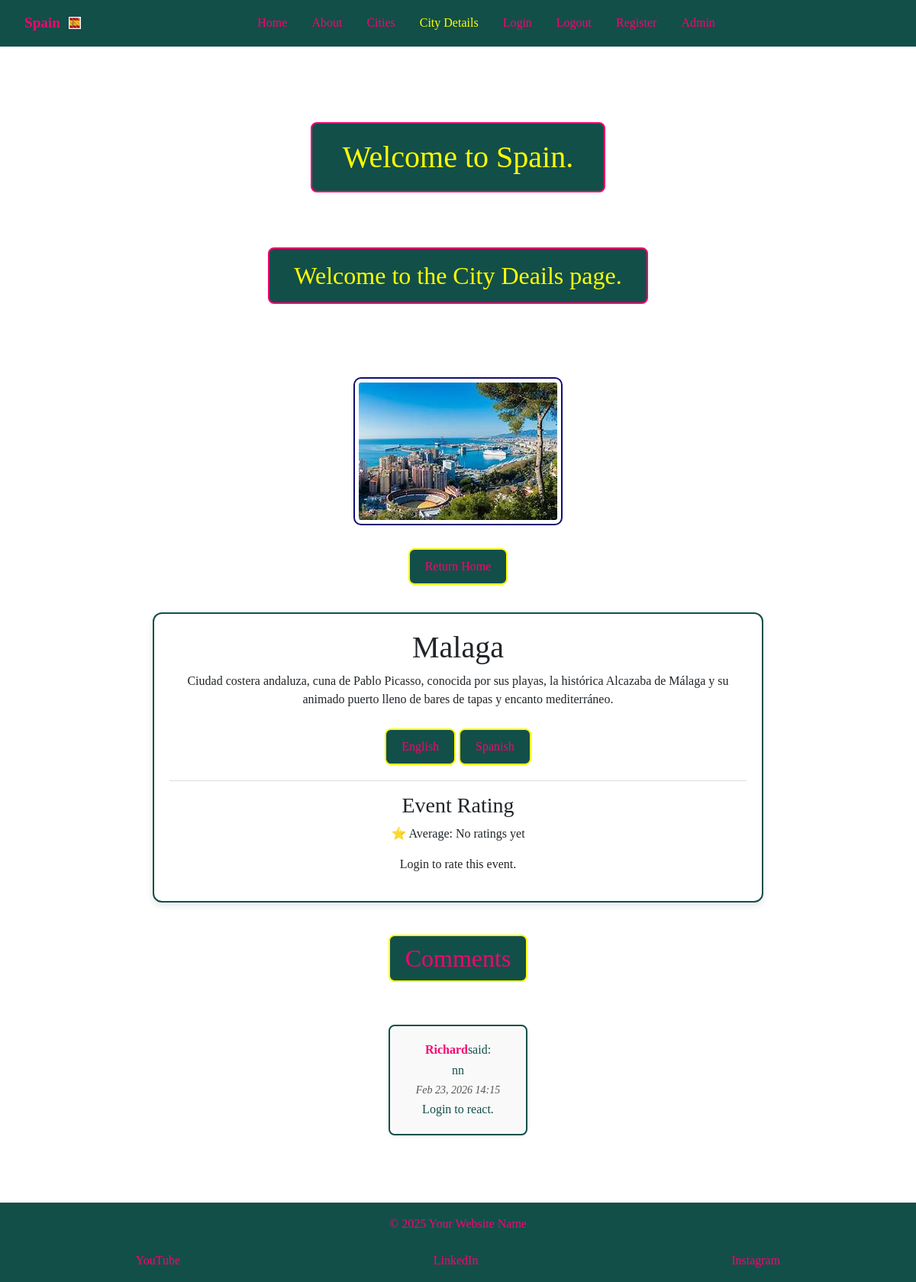
The page /city-details/3/?lang=es on the database its author committed.
### espana_es/models.py (models this page shows, shortened)
class CardText(models.Model):
    title = models.CharField(max_length=30)
    content = models.TextField()
    image_name = models.CharField(
        max_length=20,
        help_text="Enter file name (eg 'Alciante.jpg)",
        default='default.jpg',
        blank=True
    )
    saved_by = models.ManyToManyField(User,
                                      related_name='saved_cards', blank=True)

class CardTextTranslation(models.Model):
    LANGUAGE_CHOICES = [
        ('en', 'English'),
        ('es', 'Spanish'),
    ]
    card = models.ForeignKey(
        CardText,
        related_name='translations',
        on_delete=models.CASCADE
    )
    language = models.CharField(max_length=5, choices=LANGUAGE_CHOICES)
    content = models.TextField()

class Comment(models.Model):
    card = models.ForeignKey(
        CardText,
        on_delete=models.CASCADE,
        related_name='comments',
        default=1
    )
    user = models.ForeignKey(User, on_delete=models.CASCADE)
    text = models.TextField()
    created_at = models.DateTimeField(auto_now_add=True)
    updated_at = models.DateTimeField(auto_now=True)

### espana_es/views.py (the view)
# urls.py: path('city-details/<int:pk>/', views.city_details, name='city-details'),
def city_details(request, pk):
    card = get_object_or_404(CardText, id=pk)
    lang = request.GET.get('lang', 'en')
    translation = card.translations.filter(language=lang).first()
    content = (
        translation.content
        if translation
        else card.content or 'Content coming soon.'
    )
    form = CommentForm(request.POST)
    if form.is_valid():
        comment = form.save(commit=False)
        comment.user = request.user
        comment.card = card
        comment.save()
        return redirect('city-details', pk=card.pk)
    else:
        form = CommentForm()
    comments = card.comments.all().order_by('created_at')
    average_rating = card.ratings.aggregate(avg=Avg('rating'))['avg']
    rating_count = card.ratings.count()
    user_rating = None
    if request.user.is_authenticated:
        user_rating = EventRating.objects.filter(
            card=card, user=request.user
        ).first()
    return render(request,
                  'city-details.html',
                  {'active_tab': 'city-details',
                   'card': card,
                   'content': content,
                   'comments': comments,
                   'form': form,
                   'lang': lang,
                   'average_rating': average_rating,
                   'rating_count': rating_count,
                   'user_rating': user_rating
                   })

### espana_es/templates/city-details.html (shortened to what this page needs)
{% extends 'base.html' %}
{% load static %}
{% load comment_tags %}
{% block body_class %}morph-page{% endblock %}
{% block morph_images %}
<div class="image-morph">
</div>
{% endblock %}
{% block content %}
<h2 class="color-h2">Welcome to the City Deails page.</h2>
<main class="card-detail-wrapper">
    <div class="card-detail">
        <img src="{% static 'images/' %}{{ card.image_name }}" alt="{{ card.title }}">
        <p>
            <a class="color-return" href="{% url 'index' %}">Return Home</a>
        </p>
        <div class="card-content-box">
            <h1>{{ card.title }}</h1>
            <p>{{ content }}</p>
            <div class="lang-switch">
                <a href="{% url 'city-details' pk=card.pk %}?lang=en">English</a>
                <a href="{% url 'city-details' pk=card.pk %}?lang=es">Spanish</a>
            </div>
            <div class="rating-box">
                <h3>Event Rating</h3>
                <p>
                    ⭐ Average:
                    {% if average_rating %}
                        {{ average_rating|floatformat:1 }}
                    {% else %}
                        No ratings yet
                    {% endif %}
                </p>
                {% if user.is_authenticated %}
                <form method='POST' class="star-form" data-url="{% url 'rate_card' pk=card.id %}">
                    {% csrf_token %}
                    <div class="star-rating">
                        {% for star in "12345"|make_list %}
                        <button type="button" name="rating" value="{{ star }}"
                        class="star-btn {% if user_rating and user_rating.rating == star|add:'0' %}slected{% endif %}">
                         ★
                    </button>
                    {% endfor %}
                    </div>
                    <small class="rating-msg">
                        {% if user_rating %}
                            Your rating: {{ user_rating.rating }}  ★ (click star to change)
                        {% else %}
                            Click star to rate card
                        {% endif %}
                    </small>
                </form>
                {% else %}
                <p>Login to rate this event.</p>
                {% endif %}
            </div>
        </div>
    </div>
    <div class="comments-section">
        <h2>Comments</h2>
        {% for comment in comments %}
        <div class="comment" data-id="{{ comment.id }}">
            <p><strong>{{ comment.user.username }}</strong>said:</p>
            <p>{{ comment.text }}</p>
            <small>{{ comment.created_at|date:"M d, Y H:i "}}</small>
            <div class="reaction-buttons">
                {% if user.is_authenticated %}
                <button class="like-btn" data-url="{% url 'toggle_reaction' comment.id 'like' %}">👍</button>
                <span class="like-count">{{ comment|reaction_count:"like" }}</span>
                <button class="dislike-btn" data-url="{% url 'toggle_reaction' comment.id 'dislike' %}">👎</button>
                <span class="dislike-count">{{ comment|reaction_count:"dislike" }}</span>
                {% else %}
                <p>Login to react.</p>
                {% endif %}
            </div>
        </div>
        {% empty %}
        <hr>
        <p class="no-comments">No Comments yer</p>
        {% endfor %}
    </div>
</main>
{% endblock %}

### espana_es/static/CSS/espana.css (style rules this page uses)
* { box-sizing: border-box; margin: 0; padding: 0; }
html, body { height: 100%; font-family: "Times New Roman", Times, serif; overflow-x: hidden; }
.morph-page { position: relative; min-height: 100vh; display: flex; flex-direction: column; }
.morph-page main { flex: 1; }
.image-morph { position: fixed; top: 0; left: 0; width: 100vw; height: 100vh; z-index: -1; }
main { flex: 1; display: flex; flex-direction: column; align-items: center; justify-content: flex-start; text-align: center; padding: 2rem 1rem; gap: 2rem; }
.color-h2 { color: yellow; text-align: center; margin: 0em auto 1em auto; padding: 0.5em 1em; border: 2px solid #f8046f; border-radius: 8px; background: #124f49; width: fit-content; }
a.color-return { text-align: center; margin: 0em auto; padding: 0.5em 1em; border: 2px solid #f8046f; border-radius: 8px; background: #124f49; color: #f8046f; text-decoration: none; }
.card-detail { display: flex; flex-direction: column; align-items: center; text-align: center; gap: 20px; max-width: 800px; }
.card-detail img { max-width: 100%; height: auto; border-radius: 10px; border: 2px solid #007BFF; padding: 5px; background-color: #fff; border: 2px solid #120d71; }
.card-content-box { background-color: #ffffff; border: 2px solid #124f49; border-radius: 12px; padding: 20px; box-shadow: 0 4px 10px rgba(0,0,0,0.1); width: 100%; box-sizing: border-box; min-width: 0; }
.card-detail a { display: inline-block; margin-top: 10px; padding: 10px 20px; background-color: #124f49; color: #f8046f; text-decoration: none; border-radius: 8px; transition: transform 0.2s, background-color 0.2s; border: 2px solid yellow; }
.rating-box { margin-top: 20px; padding-top: 15px; border-top: 1px solid #ddd; }
.comment { margin-bottom: 1em; padding: 0.75em 1em; background: #f9f9f9; border-radius: 8px; }
.comments-section h2 { display: inline-block; margin-top: 10px; padding: 10px 20px; background-color: #124f49; color: #f8046f; text-decoration: none; border-radius: 8px; transition: transform 0.2s, background-color 0.2s; border: 2px solid yellow; }
.comment { margin-bottom: 1.5em; margin-top: 3rem; padding: 1em; background: #f9f9f9; border: 2px solid #124f49; border-radius: 8px; box-shadow: 0 2px 6px rgba(0,0,0,0.05); }
.comment p { margin: 0.25em 0; color: #124f49; line-height: 1.4; }
.comment p strong { color: #f8046f; font-weight: bold; }
.comment small { color: #555; font-style: italic; display: block; margin-top: 0.3em; }

### rows shown on the page
CardText: image_name (picture), title "Malaga"
CardTextTranslation: content "Ciudad costera andaluza, cuna de Pablo Picasso, conocida por sus playas, la histórica Alcazaba de Málaga y su animado puerto lleno de bares de tapas y encanto mediterráneo."
Comment: user.username "Richard", text "nn", created_at "Feb 23, 2026 14:15"
